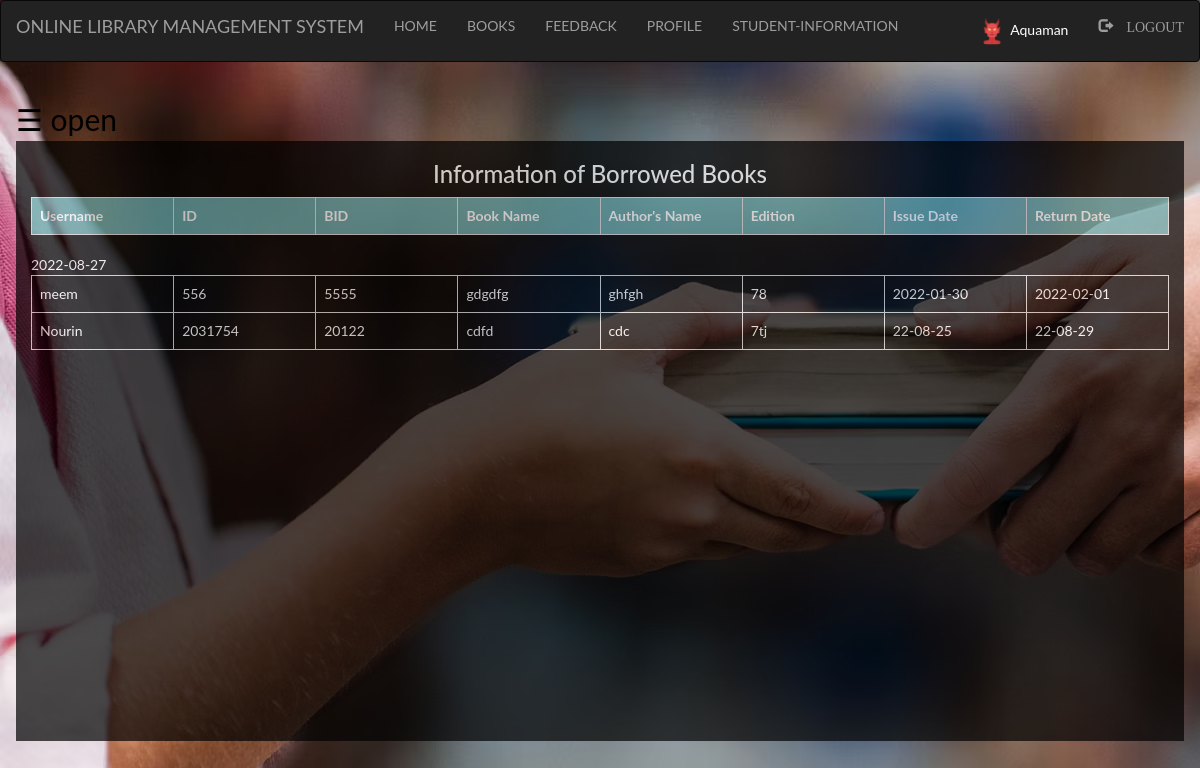
The page /library/admin/issue_info.php (signed in) on the database its author committed.
### tables this page shows
CREATE TABLE `student` (
  `first` varchar(100) NOT NULL,
  `last` varchar(100) NOT NULL,
  `username` varchar(100) NOT NULL,
  `password` varchar(100) NOT NULL,
  `roll` int(100) NOT NULL,
  `email` varchar(100) NOT NULL,
  `contact` int(100) NOT NULL,
  `pic` varchar(100) NOT NULL
);

CREATE TABLE `books` (
  `bid` int(100) NOT NULL,
  `name` varchar(100) NOT NULL,
  `authors` varchar(100) NOT NULL,
  `edition` varchar(100) NOT NULL,
  `status` varchar(100) NOT NULL,
  `quantity` int(100) NOT NULL,
  `department` varchar(100) NOT NULL
);

CREATE TABLE `issue_book` (
  `username` varchar(100) NOT NULL,
  `bid` int(100) NOT NULL,
  `approve` varchar(100) NOT NULL,
  `issue` varchar(100) NOT NULL,
  `return` varchar(100) NOT NULL
);

### library/admin/issue_info.php (the view, shortened to what this page needs)
<?php
  include "connection.php";
  include "navbar.php";
?>
<!DOCTYPE html>
<html lang="en">
<head>
</head>
<body>
	<div id="main">
		<span style="font-size:30px;cursor:pointer; color:black;" onclick="openNav()">&#9776; open</span>
        <div class="container">
            <h3 style="text-align: center;">Information of Borrowed Books</h3>
            <?php
            if(isset($_SESSION['login_user']))
            {
            $sql = "SELECT student.username,roll,books.bid,`name`,authors,`edition`,issue,issue_book.return FROM student inner join `issue_book` ON student.username=issue_book.username inner join `books` ON issue_book.bid=books.bid WHERE issue_book.approve = 'Yes' ORDER BY `issue_book`.`return` ASC";
           $res =  mysqli_query($db,$sql);
           echo "<table class='table table-bordered'>";
			echo "<tr style='background-color: #6db6b9e6;'>";
				echo "<th>"; echo "Username";  echo "</th>";
				echo "<th>"; echo "ID";  echo "</th>";
				echo "<th>"; echo "BID";  echo "</th>";
				echo "<th>"; echo "Book Name";  echo "</th>";
				echo "<th>"; echo "Author's Name";  echo "</th>";
				echo "<th>"; echo "Edition";  echo "</th>";
				echo "<th>"; echo "Issue Date";  echo "</th>";
                echo "<th>"; echo "Return Date";  echo "</th>";
			echo "</tr>";
            echo "</table>";
            echo "<div class='scroll'>";
            echo "<table class='table table-bordered' >";
            while($row=mysqli_fetch_assoc($res))
			{
				echo "<tr>";
				echo "<td>"; echo $row['username']; echo "</td>";
				echo "<td>"; echo $row['roll']; echo "</td>";
				echo "<td>"; echo $row['bid']; echo "</td>";
				echo "<td>"; echo $row['name']; echo "</td>";
				echo "<td>"; echo $row['authors']; echo "</td>";
				echo "<td>"; echo $row['edition']; echo "</td>";
				echo "<td>"; echo $row['issue']; echo "</td>";
                echo "<td>"; echo $row['return']; echo "</td>";
				echo "</tr>";
			}
            echo "</table>";
            echo "</div>";
            }
            else
            {
                ?>
                <h3 style="text-align:center;">Login to see information of Borrowed Books</h3>
                <?php
            }
            ?>
        </div>
    </div>
</body>
</html>

### library/admin/issue_info.php (style rules this page uses)
body { background-image: url("images/2.jpg"); font-family: "Lato", sans-serif; transition: background-color .5s; }
#main { transition: margin-left .5s; padding: 16px; }
.container { height: 600px; width: auto; background-color: black; opacity: 0.7; color: white; }
.scroll { width: 100%; height: 500px; overflow: auto; }
th,td { width: 10%; }

### rows shown on the page
student: username "meem", roll "556", books.bid "5555", books.name "gdgdfg", books.authors "ghfgh", books.edition "78", issue_book.issue "2022-01-30", issue_book.return "2022-02-01"
student: username "Nourin", roll "2031754", books.bid "20122", books.name "cdfd", books.authors "cdc", books.edition "7tj", issue_book.issue "22-08-25", issue_book.return "22-08-29"

### other values the page prints
$_SESSION['login_user'] "Aquaman"
